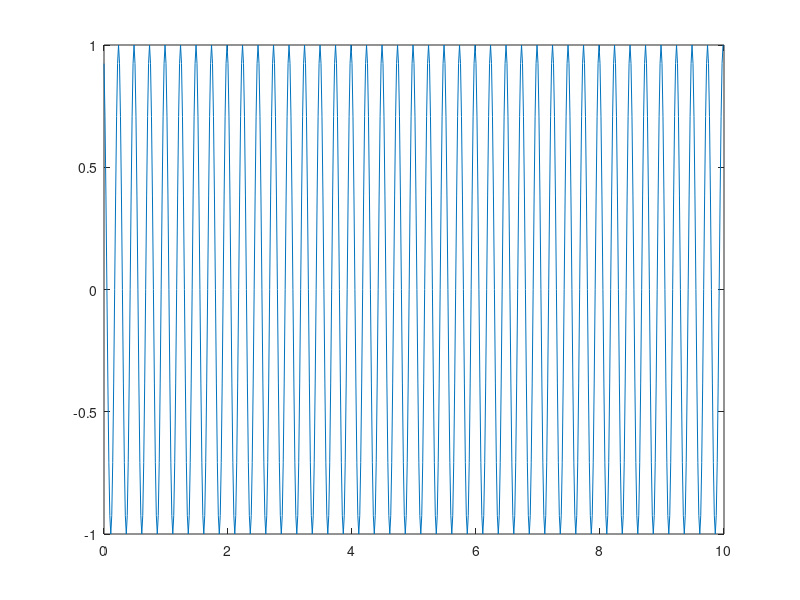
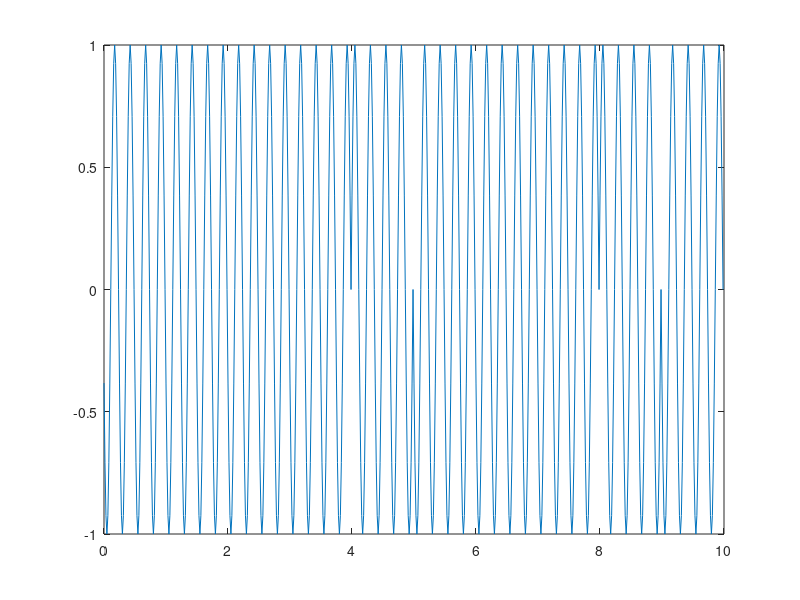
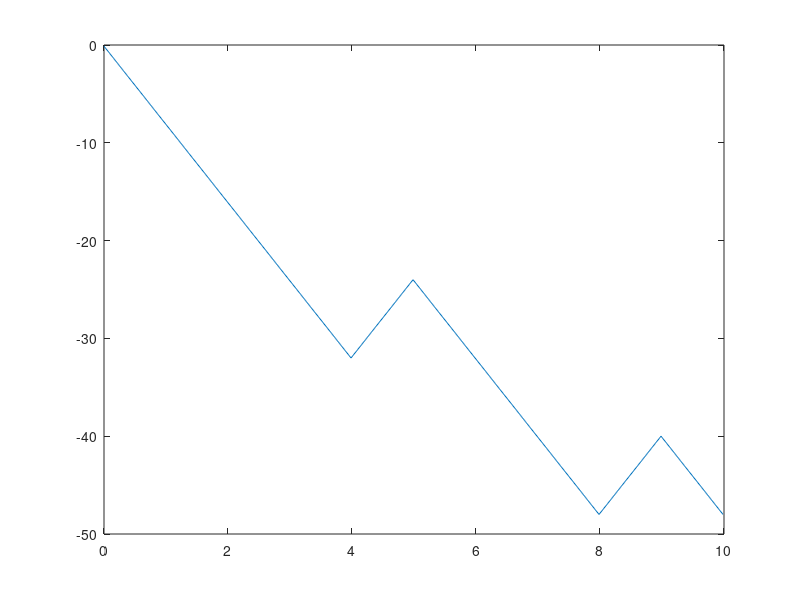
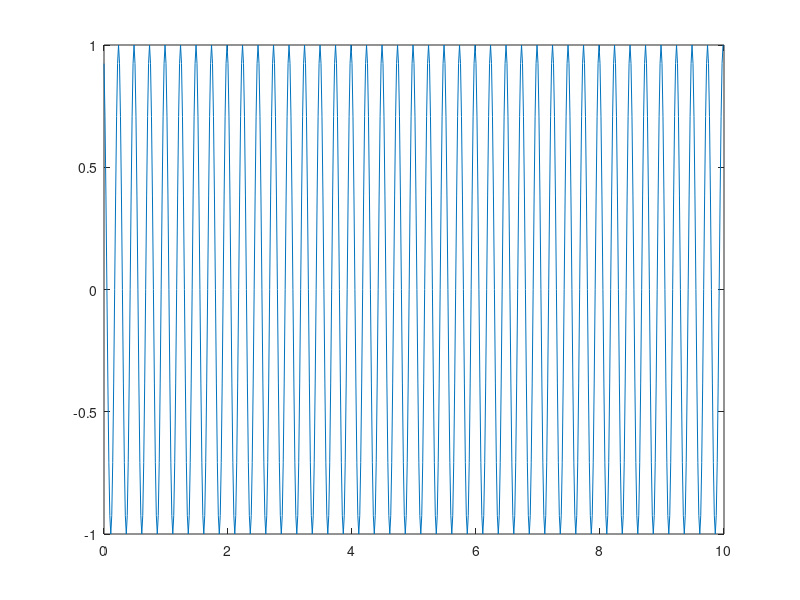

Reproduce these figures in MATLAB, in order. (Note: this script raises an error after producing the figures.)
oversampling_factor = 16;
%for a pulse with amplitude one, the max frequency deviation is given
% by kf
% kf = 0.25;
kf = 4;
%increase the oversampling factor if kf (and hence frequency
%deviation, and hence bw of FM s
oversampling_factor = ceil(max(kf,1)*oversampling_factor);
ts=1/oversampling_factor;%sampling time
nsamples = ceil(1/ts);
pulse = ones(nsamples,1); %rectangular pulse
nsymbols = 10;
symbols = zeros(nsymbols,1);
%random symbol sequence
symbols = sign(rand(nsymbols,1)-0.5);
%generate digitally modulated message
nsymbols_upsampled=1+(nsymbols-1)*nsamples;
symbols_upsampled=zeros(nsymbols_upsampled,1);
symbols_upsampled(1:nsamples:nsymbols_upsampled)=symbols;
message = conv(symbols_upsampled,pulse);
%FM signal phase obtained by integrating the message
theta = 2*pi*kf*ts*cumsum(message);
cenvelope=exp(j*theta);
% phi = 2*pi*rand; %phase uniform over [0,2 pi]
% cenvelope = cenvelope*exp(j*phi);
% phi = 2*pi*rand; %phase uniform over [0,2 pi]
% df = 0.3;
% cenvelope = cenvelope.*exp(j*(2*pi*df*time+phi));
L=length(cenvelope);
time=(0:L-1)*ts;
pulse = sin(pi*time).*ones(nsamples,1);
Icomponent = real(cenvelope);
Qcomponent= imag(cenvelope);
%plot I component................................
figure(1);
plot(time,Icomponent);
figure(2);
plot(time,Qcomponent);
figure(3);
plot(time, theta/pi)
%plot a2.........................................
figure(4);
plot(time, Icomponent);
figure(5);
plot(time, Qcomponent);
%plot a3..........................................
%baseband discriminator
%differencing operation approximates derivative
Iderivative = [0;diff(Icomponent)]/ts;
Qderivative = [0;diff(Qcomponent)]/ts;
dtheta = (Icomponent.*Qderivative - Qcomponent.*Iderivative)/(Icomponent.*Icomponent + Qcomponent.*Qcomponent);
m_est = (1/(2*pi*kf)*dtheta);
figure(6);
subplot(2,1,1);
plot(time, message);
subplot(2,1,2);
plot(time, m_est);
[F, freq] = FFT(cenvelope);
figure(7);
plot(freq, abs(F));
%.......................................................................
nsymbols =1000;
symbols=zeros(nsymbols,1);
nruns=1000; 
fs=0.1;
fs_desired = 0.1;
Nmin = ceil(1/(fs_desired*ts)); %minimum length DFT for desired frequency granularity
message_length=1+(nsymbols-1)*nsamples+length(pulse)-1;
Nmin = max(message_length,Nmin);
% %for efficient computation, choose FFT size to be power of 2
Nfft = 2^(nextpow2(Nmin)); %FFT size = the next power of 2 at least as big as Nmin
psd=zeros(Nfft,1);
for runs=1:nruns,
%random symbol sequence
symbols = sign(rand(nsymbols,1)-0.5);
nsymbols_upsampled=1+(nsymbols-1)*nsamples;
symbols_upsampled=zeros(nsymbols_upsampled,1);
symbols_upsampled(1:nsamples:nsymbols_upsampled)=symbols;
% disp(pulse);
% disp("hello");
% disp(length(symbols_upsampled));
message = conv(symbols_upsampled,pulse);
%FM signal phase
theta = 2*pi*kf*ts*cumsum(message);
cenvelope=exp(j*theta);
time=(0:length(cenvelope)-1)*ts;
% %freq domain signal computed using DFT
cenvelope_freq = ts*fft(cenvelope,Nfft); %FFT of size Nfft, automatically zeropads as needed
cenvelope_freq_centered = fftshift(cenvelope_freq); %shifts DC to center of spectrum
psd=psd+abs(cenvelope_freq_centered).^2;
end
psd=psd/(nruns*nsymbols);
fs=1/(Nfft*ts); %actual frequency resolution attained
% %set of frequencies for which Fourier transform has been computed using DFT
freqs = ((1:Nfft)-1-Nfft/2)*fs;
%plot the PSD
figure(8);
disp(psd);
plot(freqs,psd); 
function [signal_freqdomain_centered,freqs] = FFT(u)
    ts = 1/16;
    fs_desired = 1/10; 

    Nmin = ceil(1/(fs_desired*ts)); 

    Nfft = 2^(nextpow2(Nmin)) ;
    signal_freqdomain = ts*fft(u,Nfft);
    signal_freqdomain_centered = fftshift(signal_freqdomain);

    fs=1/(Nfft*ts); 

    freqs = ((1:Nfft)-1-Nfft/2)*fs;
end
